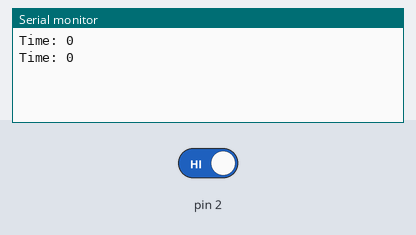
Bench run of a sketch on a simulated Arduino Uno, built with avr-gcc and run on an emulated ATmega328P. Shown: the last lines printed to the serial monitor. The inputs (shaded band) are chosen by the test bench; at power-on: pin 2 HIGH.

Above: at 1.8 s.
1.9 s: pin 2 driven LOW
At 2.8 s:
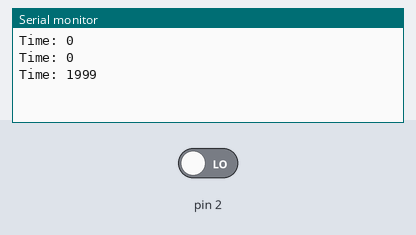
At 7.8 s:
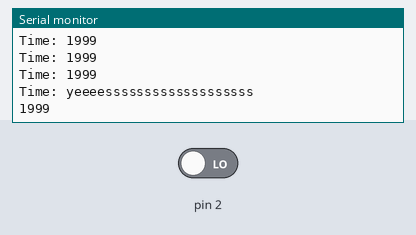

Measured:
- after the input at 1.9 s, the serial monitor: prints a new line after 0.10 s (image 1)

The sketch:

sketch_apr21a.ino
```cpp
unsigned long trig_millis;
bool stat = false;
bool stat2 = false;
void setup() {

  pinMode(2, INPUT);
  Serial.begin(9600);
}
void loop() {

  unsigned long curr_millis=millis();
  Serial.print("Time: ");
  if (digitalRead(2) == LOW)
  {
    if (stat == false)
    {
      trig_millis = millis();
      stat = true;
    }
    if ((curr_millis-trig_millis)>=5000 && stat2 == false)
    {
    Serial.println("yeeeesssssssssssssssssss");
    stat2 = true;
    }
  }
  else if (digitalRead(2)==HIGH)
  {
     stat = false;
     stat2 = false;
  }

  Serial.println(trig_millis); //prints time since program started
  delay(1000);          // wait a second so as not to send massive amounts of data
}
```
